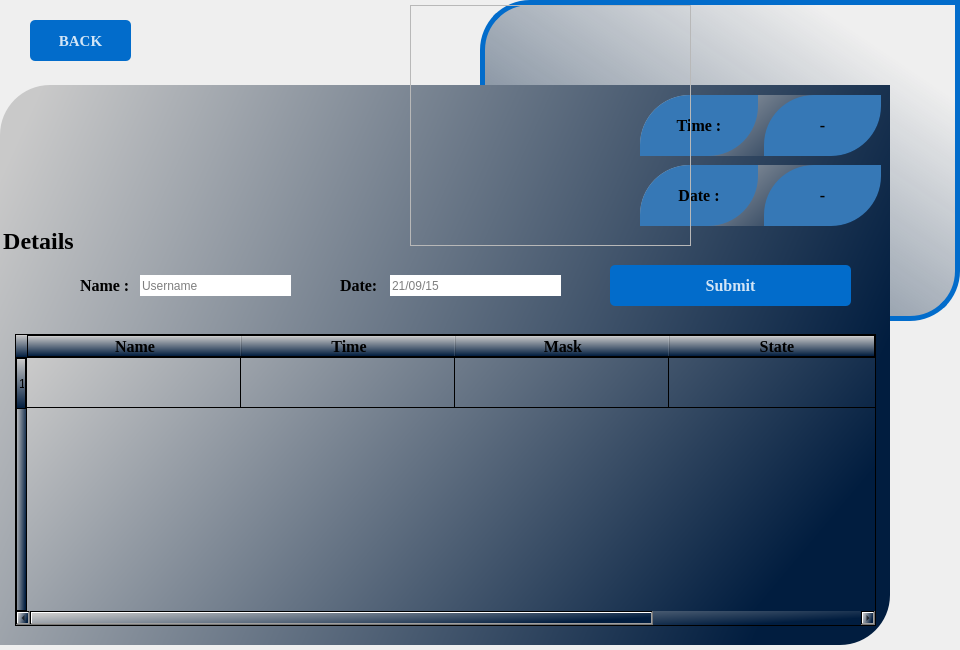
<?xml version="1.0" encoding="UTF-8"?>
<ui version="4.0">
 <class>main</class>
 <widget class="QDialog" name="main">
  <property name="geometry">
   <rect>
    <x>0</x>
    <y>0</y>
    <width>960</width>
    <height>650</height>
   </rect>
  </property>
  <property name="minimumSize">
   <size>
    <width>960</width>
    <height>650</height>
   </size>
  </property>
  <property name="maximumSize">
   <size>
    <width>960</width>
    <height>650</height>
   </size>
  </property>
  <property name="font">
   <font>
    <family>Times New Roman</family>
    <pointsize>12</pointsize>
    <weight>75</weight>
    <bold>true</bold>
   </font>
  </property>
  <property name="windowTitle">
   <string>History</string>
  </property>
  <property name="windowIcon">
   <iconset>
    <normaloff>:/icon/icon.png</normaloff>:/icon/icon.png</iconset>
  </property>
  <property name="styleSheet">
   <string notr="true"/>
  </property>
  <widget class="QFrame" name="maskborderframe">
   <property name="geometry">
    <rect>
     <x>480</x>
     <y>0</y>
     <width>480</width>
     <height>321</height>
    </rect>
   </property>
   <property name="styleSheet">
    <string notr="true">border:5px solid  rgb(2, 108, 203);
background-color: qlineargradient(spread:pad, x1:0.0397727, y1:0.949, x2:0.841, y2:0.159682, stop:0 rgba(1, 29, 63, 176), stop:1 rgba(2, 108, 203, 0));
border-top-left-radius:50px;
border-bottom-right-radius:50px;
</string>
   </property>
   <property name="frameShape">
    <enum>QFrame::StyledPanel</enum>
   </property>
   <property name="frameShadow">
    <enum>QFrame::Raised</enum>
   </property>
  </widget>
  <widget class="QFrame" name="maskfram">
   <property name="geometry">
    <rect>
     <x>410</x>
     <y>5</y>
     <width>281</width>
     <height>241</height>
    </rect>
   </property>
   <property name="styleSheet">
    <string notr="true">background-color:none;
image: url(:/images/img2.png);</string>
   </property>
   <property name="frameShape">
    <enum>QFrame::StyledPanel</enum>
   </property>
   <property name="frameShadow">
    <enum>QFrame::Raised</enum>
   </property>
  </widget>
  <widget class="QFrame" name="mainbgftame">
   <property name="geometry">
    <rect>
     <x>0</x>
     <y>85</y>
     <width>890</width>
     <height>560</height>
    </rect>
   </property>
   <property name="minimumSize">
    <size>
     <width>890</width>
     <height>560</height>
    </size>
   </property>
   <property name="maximumSize">
    <size>
     <width>890</width>
     <height>560</height>
    </size>
   </property>
   <property name="styleSheet">
    <string notr="true">background-color: qlineargradient(spread:pad, x1:0, y1:0.165, x2:1, y2:0.449, stop:0 rgba(201, 201, 201, 255), stop:1 rgba(1, 29, 63, 255));
border-top-left-radius:50px;
border-bottom-right-radius:50px;</string>
   </property>
   <property name="frameShape">
    <enum>QFrame::StyledPanel</enum>
   </property>
   <property name="frameShadow">
    <enum>QFrame::Raised</enum>
   </property>
   <widget class="QFrame" name="logoframe_2">
    <property name="geometry">
     <rect>
      <x>0</x>
      <y>-40</y>
      <width>231</width>
      <height>191</height>
     </rect>
    </property>
    <property name="styleSheet">
     <string notr="true">image: url(:/images/face recog logo.png);
background-color:none;</string>
    </property>
    <property name="frameShape">
     <enum>QFrame::StyledPanel</enum>
    </property>
    <property name="frameShadow">
     <enum>QFrame::Raised</enum>
    </property>
   </widget>
   <widget class="QWidget" name="horizontalLayoutWidget_3">
    <property name="geometry">
     <rect>
      <x>640</x>
      <y>10</y>
      <width>241</width>
      <height>61</height>
     </rect>
    </property>
    <layout class="QHBoxLayout" name="horizontalLayout_9">
     <item>
      <widget class="QLabel" name="label_7">
       <property name="font">
        <font>
         <family>Times New Roman</family>
         <pointsize>12</pointsize>
         <weight>75</weight>
         <bold>true</bold>
        </font>
       </property>
       <property name="styleSheet">
        <string notr="true">background-color: rgb(54, 120, 182);
color: rgb(0, 0, 0);
</string>
       </property>
       <property name="text">
        <string>Time :</string>
       </property>
       <property name="alignment">
        <set>Qt::AlignCenter</set>
       </property>
      </widget>
     </item>
     <item>
      <widget class="QLabel" name="timelabel">
       <property name="font">
        <font>
         <family>Times New Roman</family>
         <pointsize>12</pointsize>
         <weight>75</weight>
         <bold>true</bold>
        </font>
       </property>
       <property name="styleSheet">
        <string notr="true">background-color: rgb(54, 120, 182);
color: rgb(0, 0, 0);
</string>
       </property>
       <property name="text">
        <string>-</string>
       </property>
       <property name="alignment">
        <set>Qt::AlignCenter</set>
       </property>
      </widget>
     </item>
    </layout>
   </widget>
   <widget class="QWidget" name="horizontalLayoutWidget_6">
    <property name="geometry">
     <rect>
      <x>640</x>
      <y>80</y>
      <width>241</width>
      <height>61</height>
     </rect>
    </property>
    <layout class="QHBoxLayout" name="horizontalLayout_10">
     <item>
      <widget class="QLabel" name="label_9">
       <property name="font">
        <font>
         <family>Times New Roman</family>
         <pointsize>12</pointsize>
         <weight>75</weight>
         <bold>true</bold>
        </font>
       </property>
       <property name="styleSheet">
        <string notr="true">background-color: rgb(54, 120, 182);
color: rgb(0, 0, 0);
</string>
       </property>
       <property name="text">
        <string>Date :</string>
       </property>
       <property name="alignment">
        <set>Qt::AlignCenter</set>
       </property>
      </widget>
     </item>
     <item>
      <widget class="QLabel" name="datelabel">
       <property name="font">
        <font>
         <family>Times New Roman</family>
         <pointsize>12</pointsize>
         <weight>75</weight>
         <bold>true</bold>
        </font>
       </property>
       <property name="styleSheet">
        <string notr="true">background-color: rgb(54, 120, 182);
color: rgb(0, 0, 0);


</string>
       </property>
       <property name="text">
        <string>-</string>
       </property>
       <property name="alignment">
        <set>Qt::AlignCenter</set>
       </property>
      </widget>
     </item>
    </layout>
   </widget>
   <widget class="QGroupBox" name="groupBox">
    <property name="geometry">
     <rect>
      <x>0</x>
      <y>140</y>
      <width>881</width>
      <height>111</height>
     </rect>
    </property>
    <property name="font">
     <font>
      <family>Times New Roman</family>
      <pointsize>18</pointsize>
      <weight>75</weight>
      <bold>true</bold>
     </font>
    </property>
    <property name="styleSheet">
     <string notr="true">background-color:none;
color: rgb(0, 0, 0);
</string>
    </property>
    <property name="title">
     <string>Details</string>
    </property>
    <property name="alignment">
     <set>Qt::AlignLeading|Qt::AlignLeft|Qt::AlignVCenter</set>
    </property>
    <widget class="QPushButton" name="Submitbutton">
     <property name="geometry">
      <rect>
       <x>610</x>
       <y>40</y>
       <width>241</width>
       <height>41</height>
      </rect>
     </property>
     <property name="font">
      <font>
       <family>Times New Roman</family>
       <pointsize>12</pointsize>
       <weight>75</weight>
       <italic>false</italic>
       <bold>true</bold>
      </font>
     </property>
     <property name="styleSheet">
      <string notr="true">QPushButton#Submitbutton{
border:5px ;
	background-color: rgb(2, 108, 203);
color: rgb(255, 255, 255,210);
border-radius:5px;
}
QPushButton#Submitbutton:hover{
background-color: qlineargradient(spread:pad, x1:0, y1:0.505682, x2:1, y2:0.477, stop:0 rgb(52, 73, 98), stop:1 rgba(85, 81, 84, 226));
}
QPushButton#Submitbutton:pressed{
padding-left:5px;
padding-top:5px;
background-color:rgb(150,123,111,255);}</string>
     </property>
     <property name="text">
      <string>Submit</string>
     </property>
     <property name="checkable">
      <bool>true</bool>
     </property>
    </widget>
    <widget class="QLabel" name="label_3">
     <property name="geometry">
      <rect>
       <x>80</x>
       <y>20</y>
       <width>49</width>
       <height>81</height>
      </rect>
     </property>
     <property name="font">
      <font>
       <family>Times New Roman</family>
       <pointsize>12</pointsize>
       <weight>75</weight>
       <bold>true</bold>
      </font>
     </property>
     <property name="text">
      <string>Name :</string>
     </property>
    </widget>
    <widget class="QLineEdit" name="nameEdit">
     <property name="geometry">
      <rect>
       <x>140</x>
       <y>50</y>
       <width>151</width>
       <height>21</height>
      </rect>
     </property>
     <property name="placeholderText">
      <string>Username</string>
     </property>
    </widget>
    <widget class="QLineEdit" name="datefield">
     <property name="geometry">
      <rect>
       <x>390</x>
       <y>50</y>
       <width>171</width>
       <height>21</height>
      </rect>
     </property>
     <property name="placeholderText">
      <string>21/09/15</string>
     </property>
    </widget>
    <widget class="QLabel" name="label_4">
     <property name="geometry">
      <rect>
       <x>340</x>
       <y>20</y>
       <width>49</width>
       <height>81</height>
      </rect>
     </property>
     <property name="font">
      <font>
       <family>Times New Roman</family>
       <pointsize>12</pointsize>
       <weight>75</weight>
       <bold>true</bold>
      </font>
     </property>
     <property name="text">
      <string>Date:</string>
     </property>
    </widget>
   </widget>
   <widget class="QTableWidget" name="tableWidget">
    <property name="geometry">
     <rect>
      <x>15</x>
      <y>249</y>
      <width>861</width>
      <height>292</height>
     </rect>
    </property>
    <property name="minimumSize">
     <size>
      <width>861</width>
      <height>292</height>
     </size>
    </property>
    <property name="maximumSize">
     <size>
      <width>861</width>
      <height>292</height>
     </size>
    </property>
    <property name="font">
     <font>
      <family>Times New Roman</family>
      <pointsize>12</pointsize>
      <weight>75</weight>
      <bold>true</bold>
     </font>
    </property>
    <property name="styleSheet">
     <string notr="true">
border:1px solid;
border-top-left-radius:0px;
border-bottom-right-radius:0px;
</string>
    </property>
    <property name="midLineWidth">
     <number>0</number>
    </property>
    <property name="autoScrollMargin">
     <number>16</number>
    </property>
    <property name="alternatingRowColors">
     <bool>true</bool>
    </property>
    <property name="rowCount">
     <number>1</number>
    </property>
    <property name="columnCount">
     <number>4</number>
    </property>
    <attribute name="horizontalHeaderDefaultSectionSize">
     <number>214</number>
    </attribute>
    <attribute name="horizontalHeaderMinimumSectionSize">
     <number>135</number>
    </attribute>
    <attribute name="verticalHeaderDefaultSectionSize">
     <number>50</number>
    </attribute>
    <attribute name="verticalHeaderHighlightSections">
     <bool>true</bool>
    </attribute>
    <attribute name="verticalHeaderMinimumSectionSize">
     <number>50</number>
    </attribute>
    <row/>
    <column>
     <property name="text">
      <string>Name</string>
     </property>
     <property name="font">
      <font>
       <family>Times New Roman</family>
       <pointsize>12</pointsize>
       <weight>75</weight>
       <bold>true</bold>
      </font>
     </property>
     <property name="textAlignment">
      <set>AlignCenter</set>
     </property>
     <property name="background">
      <color>
       <red>54</red>
       <green>120</green>
       <blue>182</blue>
      </color>
     </property>
    </column>
    <column>
     <property name="text">
      <string>Time</string>
     </property>
     <property name="font">
      <font>
       <family>Times New Roman</family>
       <pointsize>12</pointsize>
       <weight>75</weight>
       <bold>true</bold>
      </font>
     </property>
     <property name="textAlignment">
      <set>AlignCenter</set>
     </property>
     <property name="background">
      <color>
       <red>54</red>
       <green>120</green>
       <blue>182</blue>
      </color>
     </property>
    </column>
    <column>
     <property name="text">
      <string>Mask</string>
     </property>
     <property name="font">
      <font>
       <family>Times New Roman</family>
       <pointsize>12</pointsize>
       <weight>75</weight>
       <bold>true</bold>
      </font>
     </property>
     <property name="textAlignment">
      <set>AlignCenter</set>
     </property>
     <property name="background">
      <color>
       <red>54</red>
       <green>120</green>
       <blue>182</blue>
      </color>
     </property>
    </column>
    <column>
     <property name="text">
      <string>State</string>
     </property>
     <property name="font">
      <font>
       <family>Times New Roman</family>
       <pointsize>12</pointsize>
       <weight>75</weight>
       <bold>true</bold>
      </font>
     </property>
     <property name="textAlignment">
      <set>AlignCenter</set>
     </property>
     <property name="background">
      <color>
       <red>54</red>
       <green>120</green>
       <blue>182</blue>
      </color>
     </property>
    </column>
   </widget>
  </widget>
  <widget class="QPushButton" name="backbutton">
   <property name="geometry">
    <rect>
     <x>30</x>
     <y>20</y>
     <width>101</width>
     <height>41</height>
    </rect>
   </property>
   <property name="sizePolicy">
    <sizepolicy hsizetype="Minimum" vsizetype="Minimum">
     <horstretch>0</horstretch>
     <verstretch>0</verstretch>
    </sizepolicy>
   </property>
   <property name="font">
    <font>
     <pointsize>11</pointsize>
    </font>
   </property>
   <property name="styleSheet">
    <string notr="true">QPushButton#backbutton{
border:5px ;
	background-color: rgb(2, 108, 203);
color: rgb(255, 255, 255,210);
border-radius:5px;
}
QPushButton#backbutton:hover{
background-color: qlineargradient(spread:pad, x1:0, y1:0.505682, x2:1, y2:0.477, stop:0 rgb(52, 73, 98), stop:1 rgba(85, 81, 84, 226));
}
QPushButton#backbutton:pressed{
padding-left:5px;
padding-top:5px;
background-color:rgb(150,123,111,255);}</string>
   </property>
   <property name="text">
    <string>BACK</string>
   </property>
   <property name="icon">
    <iconset>
     <selectedon>back.png</selectedon>
    </iconset>
   </property>
  </widget>
  <zorder>maskborderframe</zorder>
  <zorder>mainbgftame</zorder>
  <zorder>backbutton</zorder>
  <zorder>maskfram</zorder>
 </widget>
 <resources>
  <include location="recogapp.qrc"/>
 </resources>
 <connections/>
</ui>
